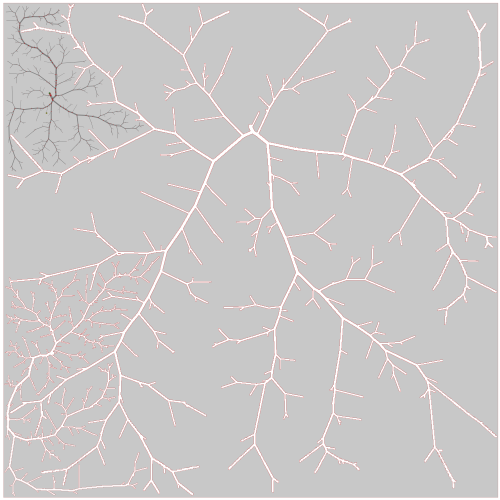
#> input picture overlapping-masks/result.png, 1000 x 1000 px (shown at 1/2 size); its folder holds 4 pictures in this run
$ python tp2-overlapping_domains.py
#> lines starting #> are read from the running program, lines starting #| are printed output that depends on the picture; after the words box and inside, x2 and y2 are one past the last pixel; in counts of white or black regions, pixels touching at a corner belong together
import cairosvg
import os
import numpy as np
from skimage.io import imsave, imread

COLORS = [(255, 0, 0), (0, 255, 0), (0, 0, 255)] # red, green, blue
NUM_TREES = 3
MASK_SIZE = 1000
PATH_TO_OPENCCO_EXE = os.path.join(".", "build", "bin", "generateTree2D")

mask = np.ones((MASK_SIZE, MASK_SIZE), dtype=np.uint8)
mask[:, 0:5] = 0
mask[0:5, :] = 0
mask[:, MASK_SIZE-5:MASK_SIZE] = 0
mask[MASK_SIZE-5:MASK_SIZE, :] = 0

imsave("./overlapping-masks/mask0.png", mask*255)
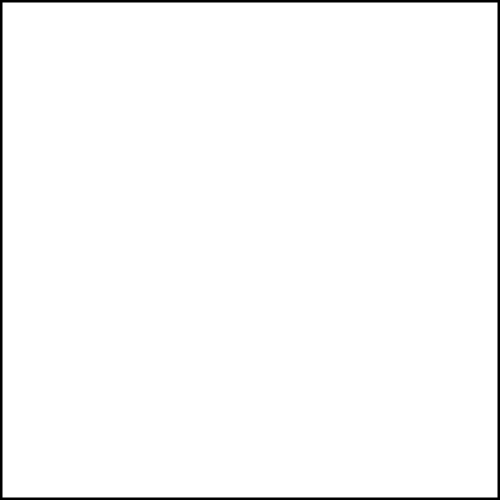
#> saved as mask0.png: shape (1000, 1000) (shown at 1/2 size); 98% white; 1 black region, box (x1, y1, x2, y2) and area: (0, 0, 1000, 1000) 19900

# Gerando sub-arvores
for t in range(NUM_TREES):
    print(f"Gerando arvore n {t+1}")
    os.system(f"{PATH_TO_OPENCCO_EXE} -n 300 -a 2000 -d ./overlapping-masks/mask{t}.png")
    cairosvg.svg2png(url='result.svg', write_to="./overlapping-masks/result.png", output_width=mask.shape[0], output_height=mask.shape[1])
#> (this line was passed over: cairosvg is not available in this run)

    result = imread("./overlapping-masks/result.png")
#> result is the input picture: shape (1000, 1000, 4); mean R, G, B, A 199.4, 196.3, 196.3, 249.5

    # O fundo cinza tem cor exata=(200, 200, 200)
    mask[result[:, :, 0]!=200] = 0
    mask[result[:, :, 0]==200] = 1

    imsave(f"./overlapping-masks/mask{t+1}.png", (mask*255).astype(np.uint8))
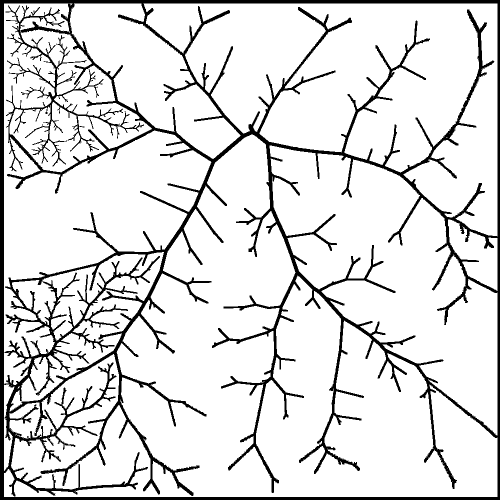
#> saved as mask1.png: shape (1000, 1000) (shown at 1/2 size); 87.1% white; 1 black region, box (x1, y1, x2, y2) and area: (0, 0, 1000, 1000) 128968
